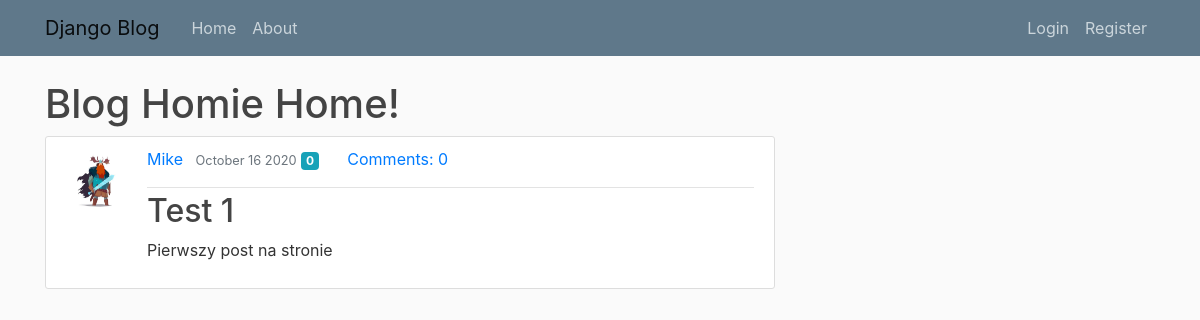
The app's page /, older data.
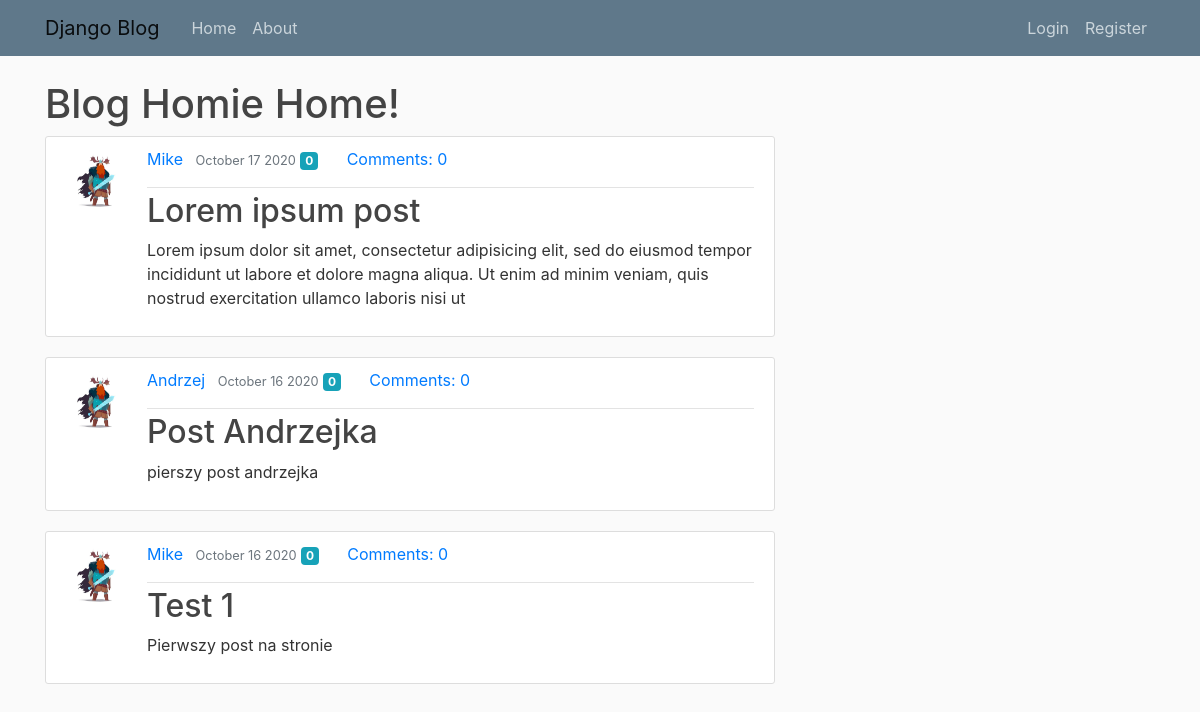
The same page, newer data.
### blogs/models.py (models this page shows, shortened)
class Post(models.Model):
    title = models.CharField(max_length=100)
    content = models.TextField()
    date_posted = models.DateTimeField(default=timezone.now)
    author = models.ForeignKey(User, on_delete=models.CASCADE)
    type = models.CharField(max_length=120, default='misc')
    likes_count = models.IntegerField(default=0)

### users/models.py (models this page shows, shortened)
class Profile(models.Model):
    user = models.OneToOneField(User, on_delete=models.CASCADE)
    image = models.ImageField(default='default.jpg', upload_to='profile_pics')

### blogs/views.py (the view)
# urls.py: path('', PostListView.as_view(), name='blogs-home'),
class PostListView(ListView):
    model = Post
    template_name = 'blogs/home.html'
    context_object_name = 'posts'
    ordering = ['-date_posted']
    paginate_by = 5

### blogs/templates/blogs/home.html (shortened to what this page needs)
{% extends "blogs/base.html" %}
{% block content %}
        <h1>Blog Homie Home!</h1>
    {% for post in posts %}
            <article class="media content-section">
                <img class="rounded-circle article-img" src="{{ post.author.profile.image.url }}">
              <div class="media-body">
                <div class="article-metadata">
                  <a class="mr-2" href="{% url 'user-posts' post.author.username %}">{{ post.author }}</a>
                  <small class="text-muted">{{ post.date_posted|date:"F d Y" }}</small>
                  <p class="badge badge-info mr-4">{{ post.likes_count}}</p>
                  <a href="{% url 'post-detail' pk=post.pk %}">Comments: {{ post.comments.count }}</a>
                </div>
                <h2><a class="article-title" href="{% url 'post-detail' post.id %}">{{ post.title }}</a></h2>
                <p class="article-content">{{ post.content|slice:":200" }}</p>
              </div>
            </article>
    {% endfor %}
{% endblock content %}

### blogs/templates/blogs/base.html (shortened to what this page needs)
{% load static %}
<!DOCTYPE html>
<html lang="en" dir="ltr">
    <head>
       <link rel="stylesheet" href="https://stackpath.bootstrapcdn.com/bootstrap/4.5.2/css/bootstrap.min.css">
        <link rel="stylesheet" href="{% static 'blogs/main.css'%}">
    </head>
    <body>
        <header class="site-header">
          <nav class="navbar navbar-expand-md navbar-light bg-steel fixed-top">
            <div class="container">
              <a class="navbar-brand mr-4" href="/">Django Blog</a>
              <div class="collapse navbar-collapse" id="navbarToggle">
                <div class="navbar-nav mr-auto">
                  <a class="nav-item nav-link" href="{%url 'blogs-home'%}">Home</a>
                  <a class="nav-item nav-link" href="{%url 'blogs-about'%}">About</a>
                </div>
                <div class="navbar-nav">
                    {% if user.is_authenticated %}
                        <a class="nav-item nav-link" href="{% url 'post-create' %}">New Post</a>
                        <a class="nav-item nav-link" href="{% url 'profile' %}">Profile</a>
                        <a class="nav-item nav-link" href="{% url 'logout' %}">Logout</a>
                    {% else %}
                      <a class="nav-item nav-link" href="{% url 'login' %}">Login</a>
                      <a class="nav-item nav-link" href="{% url 'register' %}">Register</a>
                    {% endif %}
                </div>
              </div>
            </div>
          </nav>
        </header>
        <main role="main" class="container">
          <div class="row">
            <div class="col-md-8">
              {% block content %}{% endblock %}
        </main>
    </body>
</html>

### blogs/static/blogs/main.css (style rules this page uses)
body { background: #fafafa; color: #333333; margin-top: 5rem; }
h1, h2, h3, h4, h5, h6 { color: #444444; }
.bg-steel { background-color: #5f788a; }
.site-header .navbar-nav .nav-link { color: #cbd5db; }
.content-section { background: #ffffff; padding: 10px 20px; border: 1px solid #dddddd; border-radius: 3px; margin-bottom: 20px; }
.article-title { color: #444444; }
.article-content { white-space: pre-line; }
.article-img { height: 65px; width: 65px; margin-right: 16px; }
.article-metadata { padding-bottom: 1px; margin-bottom: 4px; border-bottom: 1px solid #e3e3e3 }

Row changes from the older to the newer data that the page shows:
added Post: author.profile.image (placeholder picture), author "Mike", date_posted "October 17 2020", likes_count "0", comments.count "0", title "Lorem ipsum post", content "Lorem ipsum dolor sit amet, consectetur adipisicing elit, sed do eiusmod tempor incididunt ut labore et dolore magna aliqua. Ut enim ad minim veniam, quis nostrud exercitation ullamco laboris nisi ut"
added Post: author.profile.image (placeholder picture), author "Andrzej", date_posted "October 16 2020", likes_count "0", comments.count "0", title "Post Andrzejka", content "pierszy post andrzejka"
